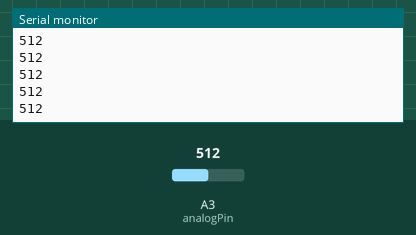
Bench run of a sketch on a simulated Arduino Uno, built with avr-gcc and run on an emulated ATmega328P. On the bench: the last lines printed to the serial monitor. The test bench sets the inputs (shaded band); at power-on: A3 (analogPin) = 512.

Above: at 1.2 s.
1.3 s: A3 (analogPin) set to 716
At 2.3 s:
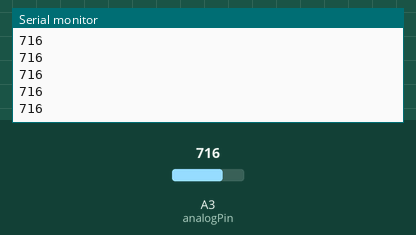
2.8 s: A3 (analogPin) set to 900
At 3.5 s:
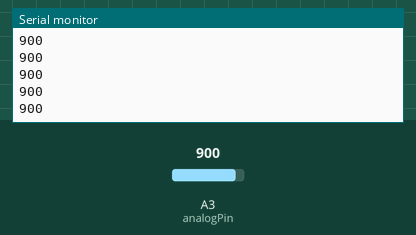
Timing chart, 0 to 5.8 s (numbered marks = the images above; inputs shaded):
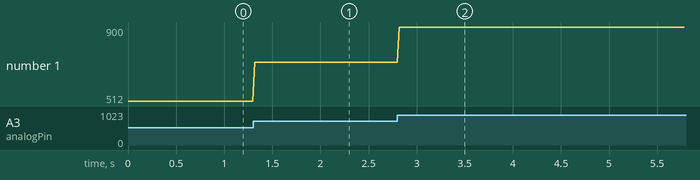

The sketch:

Pinput.ino
```cpp
#include <math.h>
int analogPin = A3; // potentiometer wiper (middle terminal) connected to analog pin 3
                    // outside leads to ground and +5V
int val = 0;  // variable to store the value read

void setup() {
  Serial.begin(9600);           //  setup serial
}

float M=1;
void loop() {
  val = analogRead(analogPin);  // read the input pin
  Serial.println(val);          // debug value
 delay(20);

}
```

Measured:
- after the input at 1.3 s, the serial monitor: prints a new line at once (image 1)
- after the input at 2.8 s, the serial monitor: prints a new line at once (image 2)
- plotted number 1: 512 → 716 after the input at 1.3 s, 716 → 900 after the input at 2.8 s
